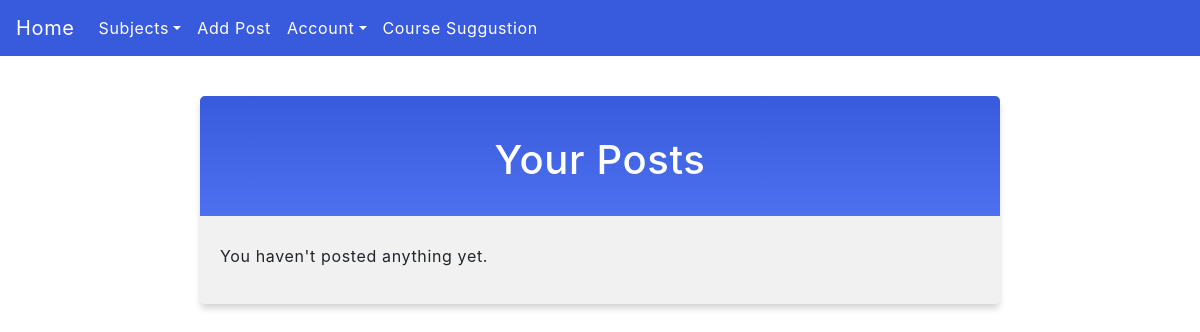
The app's page /account_post/ (signed in), older data.
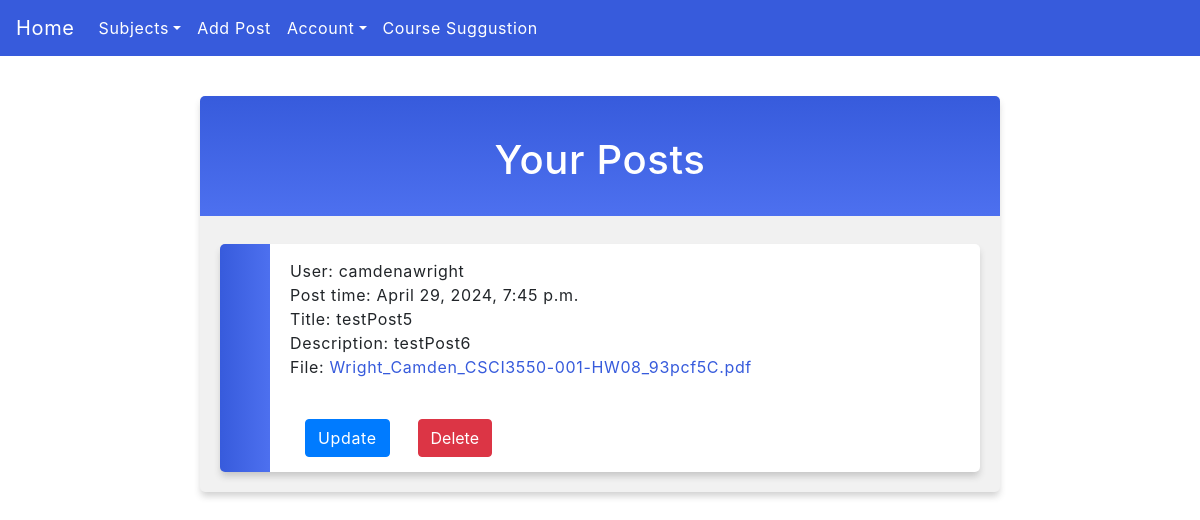
The same page, newer data.
### posts/models.py (models this page shows, shortened)
class Ticket(models.Model):
    user = models.ForeignKey(User, blank = True, null = True, on_delete = models.PROTECT)
    username = models.CharField("Username", max_length = 100, blank = True, null = True)
    title = models.CharField("Title", max_length = 100)
    time_of_post = models.DateTimeField("Time of Post",auto_now_add=True)
    post_description = models.CharField("Description", max_length = 500, null = True)
    pdf_file = models.FileField('PDF File', null = True, blank = True, validators=[FileExtensionValidator(allowed_extensions=['pdf', 'doc'])])
    video_file = models.FileField('Video File', null = True, blank = True, validators=[FileExtensionValidator(allowed_extensions=['mp4'])])
    video_website_address = models.URLField('Video Adress', null = True, blank = True)
    ticket_course = models.ForeignKey('Course', on_delete=models.PROTECT)  # ForeignKey relationship with Course

### posts/views.py (the view)
# urls.py: path('account_post/', account_post, name='account_post'),
def account_post(request):
    isAuthenticated = request.user.is_authenticated
    if request.user.is_authenticated:
        user = request.user
        username = user.username
        email = user.email
        user_posts = Ticket.objects.filter(username=user.username)
        context = {
            'username': username,
            'email': email,
            'user_posts': user_posts, #remove it
            'isAuthenticated' : isAuthenticated,
        }
        return render(request, 'account_post.html', context)
    else:
        return HttpResponse("You are not logged in.")

### posts/templates/account_post.html (shortened to what this page needs)
{% extends "master.html" %}
{% block content %}
  <div class = "forum">
    <h1>Your Posts </h1>
    {% if user_posts %}
    <ul>
      {% for post in user_posts %}
        <li><p>
          User: {{ post.username }}
          <br>
          Post time: {{ post.time_of_post }}
          <br>
          Title: {{ post.title }}
          <br>
          Description: {{ post.post_description }}
          <br>
          {% if post.pdf_file %}
            File: <a href="{{ post.pdf_file.url }}" download>{{ post.pdf_file.name }}</a><br>
          {% endif %}
          <br>
          <div class="container">
          <div class="row">
          <div class="col-sm-2">
            <a href="{% url 'update_post' post.id %}" class="btn btn-primary" style="color: white">Update</a>
          </div>
          <div class="col-sm-2">
            <form action="{% url 'delete_post' post.id %}" method="post">
              <button type="submit" class="btn btn-danger" style="color: white">Delete</button>
            </form>
            </div>
          </div>
          </div>
        </li>
      {% endfor %}
    </ul>
  {% else %}
    <p>You haven't posted anything yet.</p>
  {% endif %}
</div>
{% endblock %}

### posts/templates/master.html (shortened to what this page needs)
{% load static %}
<!DOCTYPE html>
<html>
<head>
  <link rel="stylesheet" href="{% static 'myfirst.css' %}">
  <link href="https://maxcdn.bootstrapcdn.com/bootstrap/4.5.2/css/bootstrap.min.css" rel="stylesheet">
</head>
<body>
  <nav class="navbar navbar-expand-lg navbar-custom">
    <a class="navbar-brand" href="/" id = "home">Home</a>
    <div class="collapse navbar-collapse" id="navbarNav">
      <ul class="navbar-nav mr-auto">
        <li class="nav-item dropdown">
          <a class="nav-link dropdown-toggle" href="/subjects" id="navbarDropdown" role="button" data-toggle="dropdown" aria-haspopup="true" aria-expanded="false">Subjects</a>
        </li>
        {% if isAuthenticated %}
        <li class="nav-item">
          <a class="nav-link" href="/add_post">Add Post</a>
        </li>
        {% endif %}
        <li class="nav-item dropdown">
          <a class="nav-link dropdown-toggle" href="#" id="navbarDropdown" role="button" data-toggle="dropdown" aria-haspopup="true" aria-expanded="false">Account</a>
        </li>
        {% if isAuthenticated %}
        <li class="nav-item">
          <a class="nav-link" href="/requestedCourse">Course Suggustion</a>
        </li>
        {% endif %}
        </ul>
      </div>
  </nav>
{% block content %}
{% endblock %}
</body>
</html>

### posts/static/myfirst.css (style rules this page uses)
body { margin:0; font: 600 18px 'Source Sans Pro', sans-serif; letter-spacing: 0.64px; color: #585d74; }
.forum { background-color: #f1f1f1; background-image: linear-gradient(to bottom, #375BDC, #4D70EF); background-size: 100% 120px; background-repeat: no-repeat; margin: 40px auto; width: 800px; border-radius: 5px; box-shadow: 0 5px 7px -1px rgba(51, 51, 51, 0.23); padding: 20px; }
.forum h1 { text-align: center; color:#ffffff; margin:20px 0 60px 0; }
.mycard ul, .forum ul { list-style-type: none; padding: 0; margin: 0; }
.mycard li, .forum li { background-color: #ffffff; background-image: linear-gradient(to right, #375BDC, #4D70EF); background-size: 50px 800px; background-repeat: no-repeat; cursor: pointer; transition: transform .25s; border-radius: 5px; box-shadow: 0 5px 7px -1px rgba(51, 51, 51, 0.23); padding: 15px; padding-left: 70px; margin-top: 5px; }
.forum a:link, a:visited { color: #375BDC; }

### posts/templates/master.html (style rules this page uses)
.navbar-custom { background-color: #375BDC; width: 100%; }
.navbar-custom .navbar-brand, .navbar-custom .navbar-text { color: #ffffff; }
.navbar-custom a:visited, a:link { color: #ffffff; }
.container { width: 100%; }

Row changes from the older to the newer data that the page shows:
added Ticket: username "camdenawright", time_of_post "April 29, 2024, 7:45 p.m.", title "testPost5", post_description "testPost6", pdf_file.name "Wright_Camden_CSCI3550-001-HW08_93pcf5C.pdf"
Text that changed along with them:
text no longer shown: "You haven't posted anything yet."
